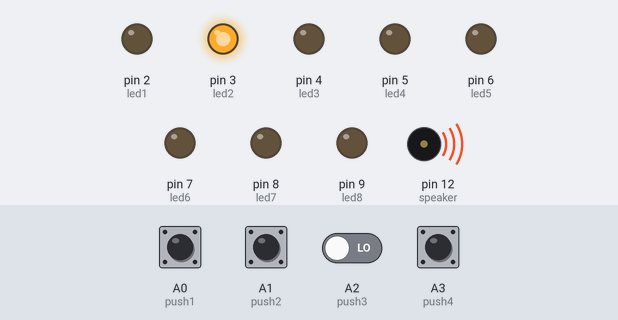
Bench run of a sketch on a simulated Arduino Uno, built with avr-gcc and run on an emulated ATmega328P. Shown: output pins drawn as LEDs (lit = HIGH), buzzer (waves = sounding). The inputs (shaded band) are chosen by the test bench; at power-on: A0 (push1) HIGH, A1 (push2), A2 (push3), A3 (push4) LOW.

Above: at 1.2 s.
1.3 s: A0 (push1) pulled LOW for 0.15 s
At 1.37 s:
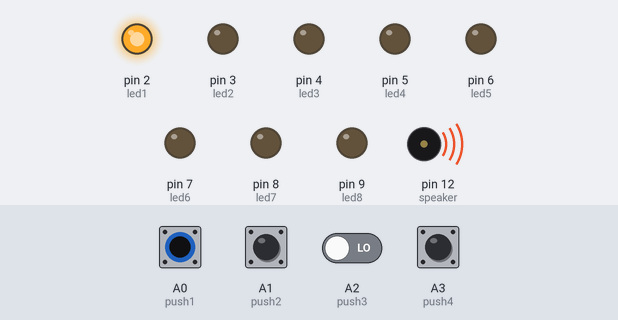
4.3 s: A1 (push2) pulled HIGH for 0.15 s
At 4.37 s:
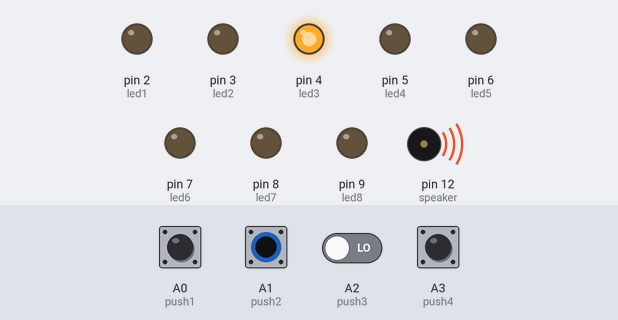
7.3 s: A1 (push2) pulled HIGH for 3.2 s
At 10.68 s:
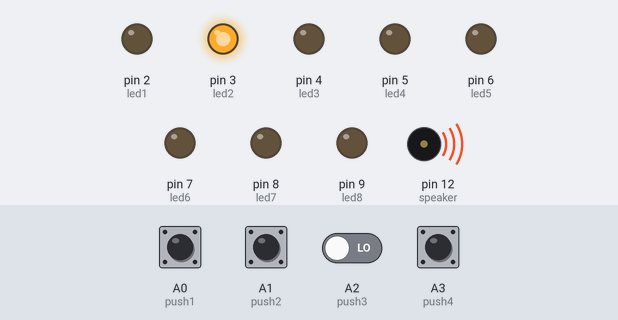
12.0 s: A0 (push1) pulled LOW for 3.2 s
At 12.18 s:
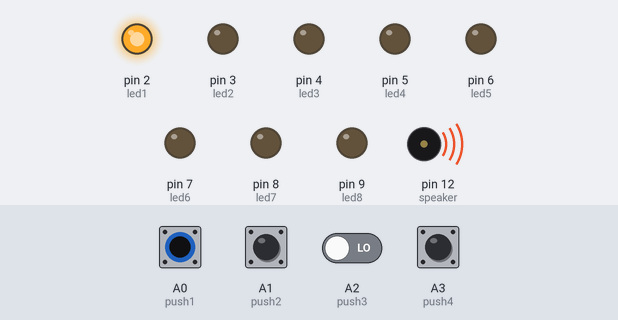
16.7 s: A1 (push2) driven HIGH and A2 (push3) driven HIGH
At 16.89 s:
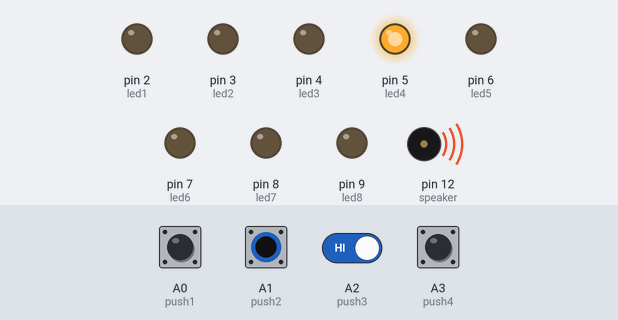
Timing chart, 0 to 19.7 s (numbered marks = the images above; inputs shaded):
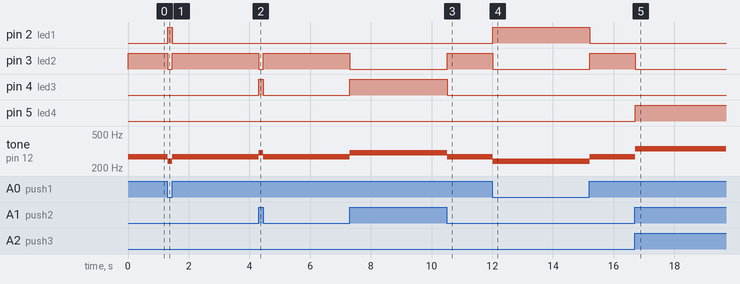

Measured:
- after the input at 1.3 s, pin 2 (led1): LOW → HIGH at once, → LOW 0.15 s later; pin 3 (led2): HIGH → LOW at once, → HIGH 0.15 s later; tone on pin 12 (speaker): 270 Hz → 240 Hz at once, → 270 Hz 0.15 s later
- after the input at 4.3 s, pin 3 (led2): HIGH → LOW at once, → HIGH 0.15 s later; pin 4 (led3): LOW → HIGH at once, → LOW 0.15 s later; tone on pin 12 (speaker): 270 Hz → 300 Hz at once, → 270 Hz 0.15 s later
- after the input at 7.3 s, pin 3 (led2): HIGH → LOW at once, → HIGH 3.2 s later; pin 4 (led3): LOW → HIGH at once, → LOW 3.2 s later; tone on pin 12 (speaker): 270 Hz → 300 Hz at once, → 270 Hz 3.2 s later
- after the input at 12.0 s, pin 2 (led1): LOW → HIGH at once, → LOW 3.2 s later; pin 3 (led2): HIGH → LOW at once, → HIGH 3.2 s later; tone on pin 12 (speaker): 270 Hz → 240 Hz at once, → 270 Hz 3.2 s later
- after the input at 16.7 s, pin 3 (led2): HIGH → LOW at once; pin 5 (led4): LOW → HIGH at once; tone on pin 12 (speaker): 270 Hz → 337 Hz at once

The sketch:

PIANO_WITH_ARDUINO.ino
```cpp
const int push1 = A0;
const int push2 = A1;
const int push3 = A2;
const int push4 = A3;
const int push5 = A4;
const int push6 = A5;
const int push7 = 10;
const int push8 = 11;
const int led1 = 2;
const int led2 = 3;
const int led3 = 4;
const int led4 = 5;
const int led5 = 6;
const int led6 = 7;
const int led7 = 8;
const int led8 = 9;
const int speaker = 12;
// int frequency[ ] = {262, 294, 330, 349, 392, 440, 493, 523}; //saregamapa1
// int frequency[ ] = {440, 466, 494, 523, 554, 587, 662, 659}; //jingle bell
int frequency[ ] = {240, 270, 300, 337.5, 360, 400, 450, 490}; //saregamapa2

void setup()
{
  Serial.begin(9600);
pinMode (push1, INPUT);
pinMode (push2, INPUT);
pinMode (push3, INPUT);
pinMode (push4, INPUT);
pinMode (push5, INPUT);
pinMode (push6, INPUT);
pinMode (push7, INPUT);
pinMode (push8, INPUT);
pinMode (speaker, OUTPUT);
pinMode (led1, OUTPUT);
pinMode (led2, OUTPUT);
pinMode (led3, OUTPUT);
pinMode (led4, OUTPUT);
pinMode (led5, OUTPUT);
pinMode (led6, OUTPUT);
pinMode (led7, OUTPUT);
pinMode (led8, OUTPUT);
tone (speaker, 2000);
}
void loop()
{

if (digitalRead(push1) == LOW)
{tone(speaker,frequency[0],50);
digitalWrite(led1,HIGH);
delay (50);
digitalWrite(led1,LOW);
noTone (speaker);}

else if (digitalRead(push2) == LOW)
{tone(speaker,frequency[1],50);
digitalWrite(led2,HIGH);
delay (50);
digitalWrite(led2,LOW);
noTone (speaker);}

else if (digitalRead(push3) == LOW)

{tone(speaker,frequency[2],50);

digitalWrite(led3,HIGH);
delay (50);
digitalWrite(led3,LOW);

noTone (speaker);}

else if (digitalRead(push4) == LOW)

{tone(speaker,frequency[3],50);
digitalWrite(led4,HIGH);
delay (50);
digitalWrite(led4,LOW);
noTone (speaker);}

else if (digitalRead(push5) == LOW)

{tone(speaker,frequency[4],50);

digitalWrite(led5,HIGH);
delay (50);
digitalWrite(led5,LOW);
noTone (speaker);}

else if (digitalRead(push6) == LOW)
{tone(speaker,frequency[5],50);
digitalWrite(led6,HIGH);
delay (50);
digitalWrite(led6,LOW);
noTone (speaker);}

else if (digitalRead(push7) == LOW)
{tone(speaker,frequency[6],50);
digitalWrite(led7,HIGH);
delay (50);
digitalWrite(led7,LOW);
noTone (speaker);}

else if (digitalRead(push8) == LOW)
{tone(speaker,frequency[7],50);
digitalWrite(led8,HIGH);
delay (50);
digitalWrite(led8,LOW);
noTone (speaker);}


else
noTone (speaker);
}
```
